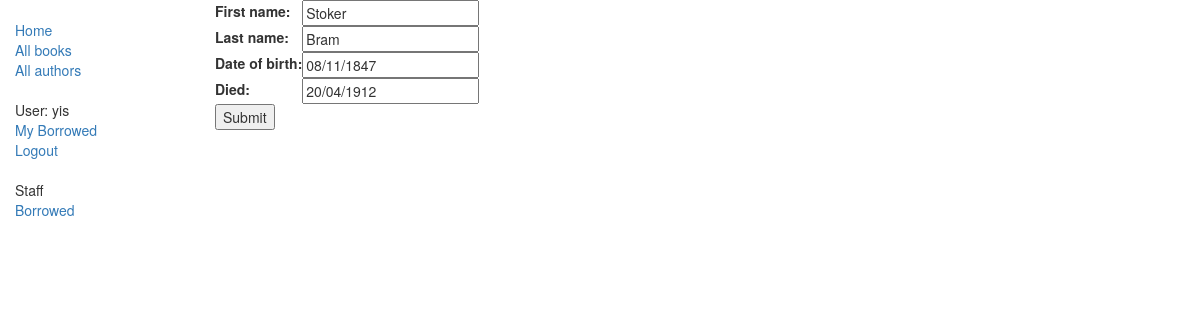
The app's page /catalog/author/1/update/ (signed in), older data.
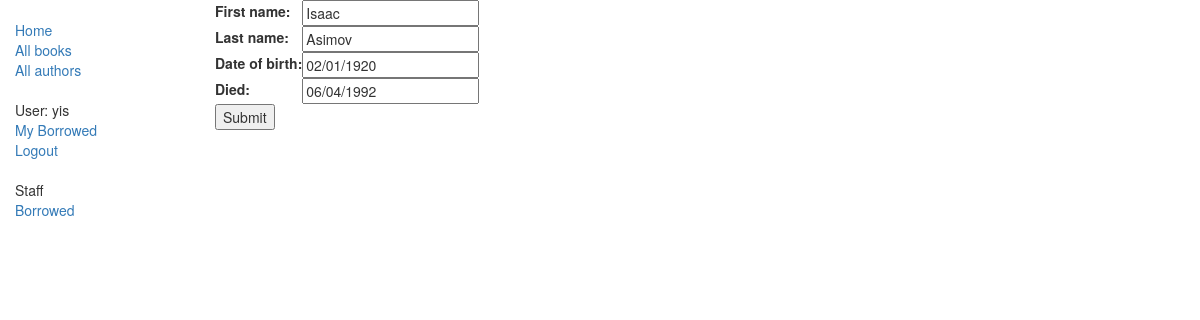
The same page, newer data.
### catalog/models.py (models this page shows, shortened)
class Author(models.Model):
    first_name = models.CharField(max_length=100)
    last_name = models.CharField(max_length=100)
    date_of_birth = models.DateField(null=True, blank=True)
    date_of_death = models.DateField('died', null=True, blank=True)

### catalog/views.py (the view)
# urls.py: path('author/<int:pk>/update/', views.AuthorUpdate.as_view(), name='author_update'),
class AuthorUpdate(LoginRequiredMixin, PermissionRequiredMixin,UpdateView):
    permission_required = (('catalog.can_mark_returned'),)
    model = Author
    fields = ['first_name','last_name','date_of_birth','date_of_death']

### catalog/templates/catalog/author_form.html (shortened to what this page needs)
{% extends "base_generic.html" %}
{% block content %}
<form action="" method="post">
    <table>
    {{ form.as_table }}
    </table>
    <input type="submit" value="Submit" />
</form>
{% endblock %}

Row changes from the older to the newer data that the page shows:
changed Author: first_name "Stoker" → "Isaac"; last_name "Bram" → "Asimov"; date_of_birth "08/11/1847" → "02/01/1920"; date_of_death "20/04/1912" → "06/04/1992"
